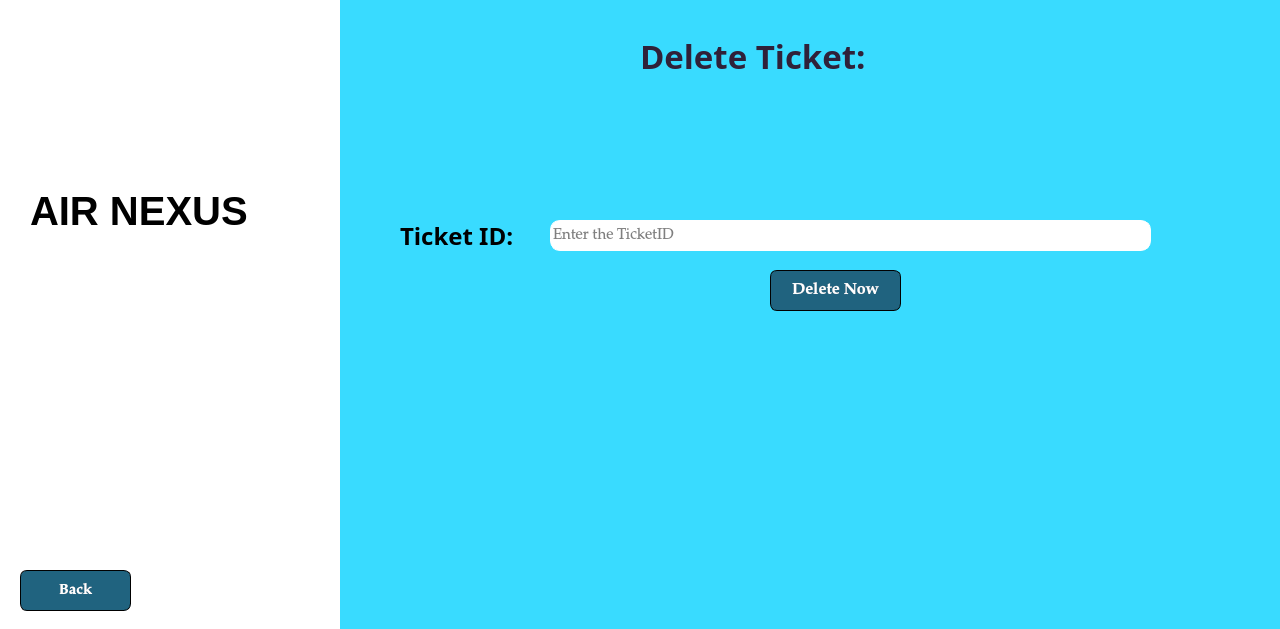
<?xml version="1.0" encoding="UTF-8"?>
<ui version="4.0">
 <class>cancelticket</class>
 <widget class="QMainWindow" name="cancelticket">
  <property name="geometry">
   <rect>
    <x>0</x>
    <y>0</y>
    <width>1280</width>
    <height>629</height>
   </rect>
  </property>
  <property name="windowTitle">
   <string>CANCEL FLIGHT</string>
  </property>
  <property name="windowIcon">
   <iconset>
    <normaloff>../../../SAAD COMMUNICATION/Downloads/chrome_hqmSI9koUf (2).png</normaloff>../../../SAAD COMMUNICATION/Downloads/chrome_hqmSI9koUf (2).png</iconset>
  </property>
  <widget class="QWidget" name="centralwidget">
   <widget class="QPushButton" name="pushButton">
    <property name="geometry">
     <rect>
      <x>770</x>
      <y>270</y>
      <width>131</width>
      <height>41</height>
     </rect>
    </property>
    <property name="font">
     <font>
      <family>Palatino Linotype</family>
      <pointsize>12</pointsize>
      <bold>true</bold>
     </font>
    </property>
    <property name="cursor">
     <cursorShape>PointingHandCursor</cursorShape>
    </property>
    <property name="styleSheet">
     <string notr="true">border: 1px solid #000000;
border-radius: 7px;color: rgb(255, 255, 255);
background-color: rgb(67, 40, 228);
background-color: rgb(32, 99, 127);
color:white
</string>
    </property>
    <property name="text">
     <string>Delete Now</string>
    </property>
   </widget>
   <widget class="QPushButton" name="pushButton_2">
    <property name="geometry">
     <rect>
      <x>20</x>
      <y>570</y>
      <width>111</width>
      <height>41</height>
     </rect>
    </property>
    <property name="font">
     <font>
      <family>Palatino Linotype</family>
      <pointsize>11</pointsize>
      <bold>true</bold>
     </font>
    </property>
    <property name="cursor">
     <cursorShape>PointingHandCursor</cursorShape>
    </property>
    <property name="styleSheet">
     <string notr="true">border: 1px solid #000000;
border-radius: 7px;color: rgb(255, 255, 255);
background-color: rgb(67, 40, 228);
background-color: rgb(32, 99, 127);
color: white</string>
    </property>
    <property name="text">
     <string>Back</string>
    </property>
   </widget>
   <widget class="QLabel" name="label_2">
    <property name="geometry">
     <rect>
      <x>-20</x>
      <y>0</y>
      <width>1321</width>
      <height>700</height>
     </rect>
    </property>
    <property name="text">
     <string/>
    </property>
    <property name="pixmap">
     <pixmap>../../../SAAD COMMUNICATION/Downloads/Right to be forgotten and option to delete private data tiny person concept.jpeg</pixmap>
    </property>
    <property name="scaledContents">
     <bool>true</bool>
    </property>
   </widget>
   <widget class="QLabel" name="label_7">
    <property name="geometry">
     <rect>
      <x>640</x>
      <y>20</y>
      <width>441</width>
      <height>71</height>
     </rect>
    </property>
    <property name="font">
     <font>
      <family>Arial Black</family>
      <pointsize>25</pointsize>
      <italic>false</italic>
      <bold>true</bold>
      <underline>false</underline>
     </font>
    </property>
    <property name="styleSheet">
     <string notr="true">color: rgb(47, 33, 57);</string>
    </property>
    <property name="text">
     <string>Delete Ticket:</string>
    </property>
   </widget>
   <widget class="QLabel" name="label">
    <property name="geometry">
     <rect>
      <x>400</x>
      <y>220</y>
      <width>131</width>
      <height>31</height>
     </rect>
    </property>
    <property name="font">
     <font>
      <family>Footlight MT Light</family>
      <pointsize>18</pointsize>
      <bold>true</bold>
     </font>
    </property>
    <property name="text">
     <string>Ticket ID:</string>
    </property>
   </widget>
   <widget class="QLabel" name="label_8">
    <property name="geometry">
     <rect>
      <x>30</x>
      <y>0</y>
      <width>211</width>
      <height>171</height>
     </rect>
    </property>
    <property name="styleSheet">
     <string notr="true">background-image: url(:/bg_images/logo_pic.png);</string>
    </property>
    <property name="text">
     <string/>
    </property>
    <property name="pixmap">
     <pixmap>../../../SAAD COMMUNICATION/Downloads/chrome_hqmSI9koUf (1).png</pixmap>
    </property>
    <property name="scaledContents">
     <bool>true</bool>
    </property>
   </widget>
   <widget class="QLineEdit" name="lineEdit">
    <property name="geometry">
     <rect>
      <x>550</x>
      <y>220</y>
      <width>601</width>
      <height>31</height>
     </rect>
    </property>
    <property name="font">
     <font>
      <family>Palatino Linotype</family>
      <pointsize>11</pointsize>
     </font>
    </property>
    <property name="styleSheet">
     <string notr="true">border: 1px solid #FFFFFF;
border-radius: 10px;
color: rgb(255, 255, 255);
background-color: white;
color: black</string>
    </property>
    <property name="placeholderText">
     <string>Enter the TicketID</string>
    </property>
   </widget>
   <widget class="QLabel" name="background">
    <property name="geometry">
     <rect>
      <x>340</x>
      <y>0</y>
      <width>941</width>
      <height>700</height>
     </rect>
    </property>
    <property name="styleSheet">
     <string notr="true">background-color: rgb(57, 219, 255);</string>
    </property>
    <property name="text">
     <string/>
    </property>
   </widget>
   <widget class="QLabel" name="background2">
    <property name="geometry">
     <rect>
      <x>0</x>
      <y>0</y>
      <width>341</width>
      <height>700</height>
     </rect>
    </property>
    <property name="styleSheet">
     <string notr="true">background-color: rgb(255, 255, 255);</string>
    </property>
    <property name="text">
     <string/>
    </property>
   </widget>
   <widget class="QLabel" name="label_3">
    <property name="geometry">
     <rect>
      <x>30</x>
      <y>170</y>
      <width>271</width>
      <height>81</height>
     </rect>
    </property>
    <property name="font">
     <font>
      <pointsize>30</pointsize>
      <bold>true</bold>
     </font>
    </property>
    <property name="text">
     <string>AIR NEXUS</string>
    </property>
   </widget>
   <zorder>background2</zorder>
   <zorder>background</zorder>
   <zorder>label_2</zorder>
   <zorder>pushButton</zorder>
   <zorder>pushButton_2</zorder>
   <zorder>label_7</zorder>
   <zorder>label</zorder>
   <zorder>label_8</zorder>
   <zorder>lineEdit</zorder>
   <zorder>label_3</zorder>
  </widget>
 </widget>
 <resources/>
 <connections/>
</ui>
